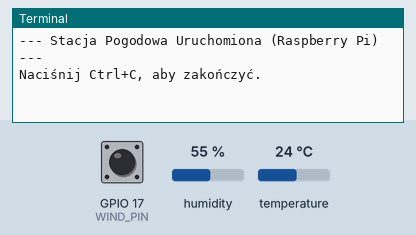
Simulated run of this program. Board: Raspberry Pi (BCM pin numbers). Shown: the last lines printed to the terminal. The test bench sets the inputs (shaded band); at power-on: humidity 55 %, GPIO 17 (WIND_PIN) HIGH, temperature 24 °C. The clock reads 2024-03-15 10:24:30 at power-on unless the program sets it.

Above: at 1.2 s.
1.3 s: humidity set to 22 %
At 4.1 s:
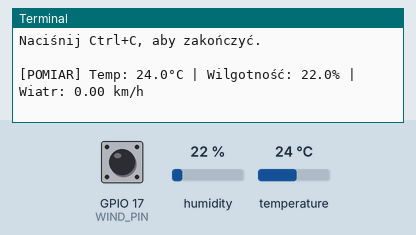
6.5 s: GPIO 17 (WIND_PIN) pulled LOW for 3 s
At 7.7 s:
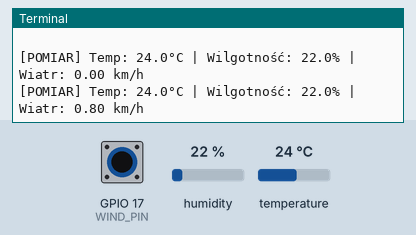
11.7 s: temperature set to 12 °C
At 15.0 s:
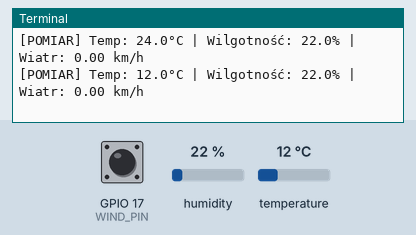
16.9 s: GPIO 17 (WIND_PIN) pulled LOW for 3 s
At 18.6 s:
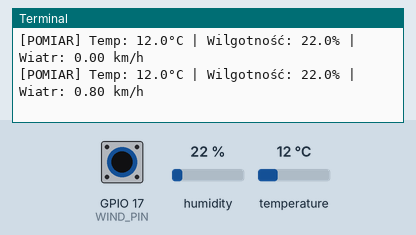
22.1 s: humidity set to 40 %
At 25.8 s:
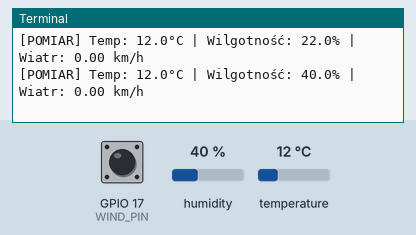

The program:

raspberry_pi_code.py
```python
#!/usr/bin/env python3
"""
Autonomiczna Stacja Pogodowa - Skrypt dla Raspberry Pi
Pomiar temperatury, wilgotności i prędkości wiatru z użyciem RPi.GPIO
"""

import time
import RPi.GPIO as GPIO
import Adafruit_DHT

# Konfiguracja Pinów GPIO (numeracja BCM)
DHT_SENSOR = Adafruit_DHT.DHT22
DHT_PIN = 4
WIND_PIN = 17

# Zmienne globalne
pulse_count = 0
SAMPLE_INTERVAL = 3.0  # Czas pomiaru w sekundach

def wind_pulse_callback(channel):
    """Funkcja callback wywoływana przy każdym impulsie z anemometru."""
    global pulse_count
    pulse_count += 1

def main():
    global pulse_count

    # Konfiguracja GPIO
    GPIO.setmode(GPIO.BCM)
    GPIO.setup(WIND_PIN, GPIO.IN, pull_up_down=GPIO.PUD_UP)

    # Rejestracja przerwania na opadające zbocze sygnału (FALLING)
    GPIO.add_event_detect(WIND_PIN, GPIO.FALLING, callback=wind_pulse_callback, bouncetime=20)

    print("--- Stacja Pogodowa Uruchomiona (Raspberry Pi) ---")
    print("Naciśnij Ctrl+C, aby zakończyć.\n")

    try:
        while True:
            start_time = time.time()
            pulse_count = 0

            # Odczekanie interwału pomiarowego
            time.sleep(SAMPLE_INTERVAL)

            elapsed_time = time.time() - start_time

            # Odczyt z czujnika DHT22
            humidity, temperature = Adafruit_DHT.read_retry(DHT_SENSOR, DHT_PIN)

            # Obliczenie prędkości wiatru (1 Hz = ~2.4 km/h)
            current_pulses = pulse_count
            rps = current_pulses / elapsed_time
            wind_speed = rps * 2.4

            if humidity is not None and temperature is not None:
                print(f"[POMIAR] Temp: {temperature:.1f}°C | "
                      f"Wilgotność: {humidity:.1f}% | "
                      f"Wiatr: {wind_speed:.2f} km/h")
            else:
                print("[BŁĄD] Nie udało się pobrać danych z czujnika DHT22.")

    except KeyboardInterrupt:
        print("\nZatrzymywanie programu...")
    finally:
        GPIO.cleanup()
        print("Czyszczenie pinów GPIO zakończone.")

if __name__ == "__main__":
    main()
```

Measured:
- after the input at 1.3 s, the terminal: prints a new line after 2.2 s (image 1)
- after the input at 6.5 s, the terminal: prints a new line after 0.55 s (image 2)
- after the input at 11.7 s, the terminal: prints a new line after 2.4 s (image 3)
- after the input at 16.9 s, the terminal: prints a new line after 0.73 s (image 4)
- after the input at 22.1 s, the terminal: prints a new line after 2.6 s (image 5)
